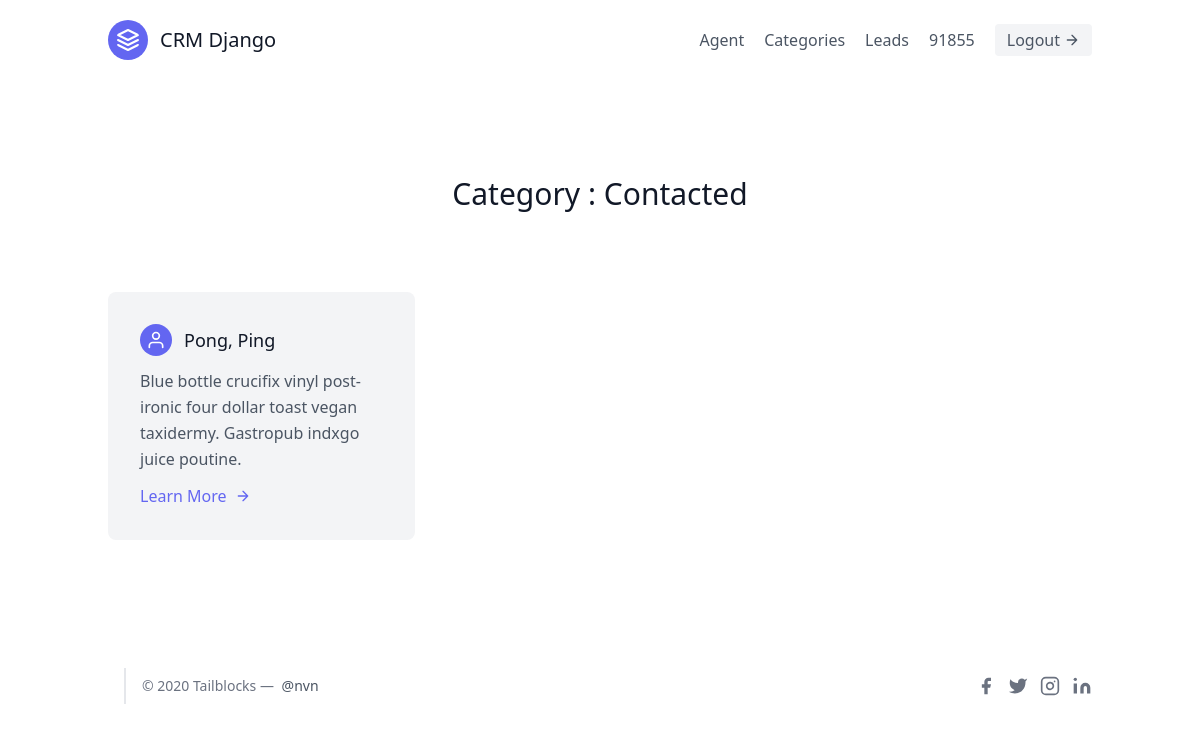
The app's page /leads/1/category-details (signed in) with its own data.
### leads/models.py (models this page shows, shortened)
class User(AbstractUser):
    is_organisor = models.BooleanField(default=True)
    is_agent = models.BooleanField(default=False)

class Category(models.Model):
    name = models.CharField(max_length=30)      #NEW, CONTACTED, CONVERTED, UNCONVERTED
    organisation = models.ForeignKey(UserProfile, on_delete=models.CASCADE)

class Lead(models.Model):
    SOURCE_CHOICES = (
        ('YT', 'YouTube'),
        ('GOOG', 'Google'),
        ('NL', 'Newsletter'),
        ('YAH', 'Yahoo')
    )
    first_name = models.CharField(max_length=20)
    last_name = models.CharField(max_length=20)
    age = models.IntegerField(default=0)
    phoned = models.BooleanField(default=False)
    source = models.CharField(max_length=5, choices= SOURCE_CHOICES)
    profile_pic = models.ImageField(blank=True, null=True)
    special_files = models.FileField(blank=True, null=True)
    organisation = models.ForeignKey(UserProfile, on_delete=models.CASCADE)
    agent = models.ForeignKey("Agent", null=True, blank=True, on_delete=models.SET_NULL)
    category = models.ForeignKey("Category", related_name='leads', null=True, blank=True, on_delete=models.SET_NULL)

### leads/views.py (the view)
# urls.py: path('<int:pk>/category-details', CategoryDetailView.as_view(), name='category-details')
class CategoryDetailView(LoginRequiredMixin, DetailView):
    template_name = "leads/category-details.html"
    context_object_name = "category"
    def get_context_data(self, **kwargs):
        context = super(CategoryDetailView, self).get_context_data(**kwargs)
        qs = self.get_object().leads.all()
        qs = qs.filter(organisation=self.request.user.userprofile)
        context.update(
            {
                "leads": qs
            }
        )
        return context
    def get_queryset(self, **kwargs):
        user = self.request.user
        queryset = Category.objects.filter(pk = self.kwargs['pk'])
        return queryset

### leads/templates/leads/category-details.html
{% extends 'base.html' %}
{% block content %}
    <section class="text-gray-600 body-font">
    <div class="container px-5 py-24 mx-auto">
        <div class="flex flex-col text-center w-full mb-20">
        <h1 class="sm:text-3xl text-2xl font-medium title-font text-gray-900">Category : {{ category.name }}</h1>
        </div>
        <div class="flex flex-wrap -m-4">
        {% for lead in leads %}
        <div class="p-4 md:w-1/3">
            <div class="flex rounded-lg h-full bg-gray-100 p-8 flex-col">
            <div class="flex items-center mb-3">
                <div class="w-8 h-8 mr-3 inline-flex items-center justify-center rounded-full bg-indigo-500 text-white flex-shrink-0">
                <svg fill="none" stroke="currentColor" stroke-linecap="round" stroke-linejoin="round" stroke-width="2" class="w-5 h-5" viewBox="0 0 24 24">
                    <path d="M20 21v-2a4 4 0 00-4-4H8a4 4 0 00-4 4v2"></path>
                    <circle cx="12" cy="7" r="4"></circle>
                </svg>
                </div>
                <h2 class="text-gray-900 text-lg title-font font-medium">{{ lead.last_name }}, {{ lead.first_name }}</h2>
            </div>
            <div class="flex-grow">
                <p class="leading-relaxed text-base">Blue bottle crucifix vinyl post-ironic four dollar toast vegan taxidermy. Gastropub indxgo juice poutine.</p>
                <a href="{% url 'leads:lead-detail' pk=lead.id %}" class="mt-3 text-indigo-500 inline-flex items-center">Learn More
                <svg fill="none" stroke="currentColor" stroke-linecap="round" stroke-linejoin="round" stroke-width="2" class="w-4 h-4 ml-2" viewBox="0 0 24 24">
                    <path d="M5 12h14M12 5l7 7-7 7"></path>
                </svg>
                </a>
            </div>
            </div>
        </div>
        {% endfor %}
        </div>
    </div>
    </section>
{% endblock content %}

### templates/navbar.html (shortened to what this page needs)
<header class="text-gray-600 body-font">
    <div class="container mx-auto flex flex-wrap p-5 flex-col md:flex-row items-center">
      <a href="{% url 'landing-page' %}" class="flex title-font font-medium items-center text-gray-900 mb-4 md:mb-0">
        <svg xmlns="http://www.w3.org/2000/svg" fill="none" stroke="currentColor" stroke-linecap="round" stroke-linejoin="round" stroke-width="2" class="w-10 h-10 text-white p-2 bg-indigo-500 rounded-full" viewBox="0 0 24 24">
          <path d="M12 2L2 7l10 5 10-5-10-5zM2 17l10 5 10-5M2 12l10 5 10-5"></path>
        </svg>
        <span class="ml-3 text-xl">CRM Django</span>
      </a>
      {% if request.user.is_authenticated %}
        <nav class="md:ml-auto flex flex-wrap items-center text-base justify-center">
          {% if request.user.is_organisor %}
          <a href="{% url 'agents:agent-list' %}" class="mr-5 hover:text-gray-900">Agent</a>
          {% endif %}
          <a href="{% url 'leads:categories' %}" class="mr-5 hover:text-gray-900">Categories</a>
          <a href="{% url 'leads:lead-list' %}" class="mr-5 hover:text-gray-900">Leads</a>
          <a href="{% url 'leads:lead-list' %}" class="mr-5 hover:text-gray-900">{{ request.user.username }}</a>
          <a href="{% url 'logout' %}" class="inline-flex items-center bg-gray-100 border-0 py-1 px-3 focus:outline-none hover:bg-gray-200 rounded text-base mt-4 md:mt-0">
            Logout
            <svg fill="none" stroke="currentColor" stroke-linecap="round" stroke-linejoin="round" stroke-width="2" class="w-4 h-4 ml-1" viewBox="0 0 24 24">
              <path d="M5 12h14M12 5l7 7-7 7"></path>
            </svg>
          </a>
        </nav>
      {% endif %}
    </div>
</header>

### records on screen
User: user.username "91855"
Category: name "Contacted"
Lead: last_name "Pong", first_name "Ping"
